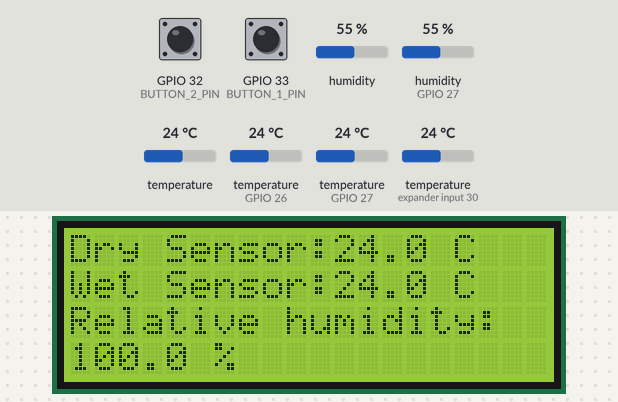
Bench run of a sketch on a simulated ESP32. Parts: 20×4 character LCD. The inputs (shaded band) are chosen by the test bench; at power-on: GPIO 32 (BUTTON_2_PIN) HIGH, temperature (sensors on GPIO 27, GPIO 26, expander input 30) 24 °C, GPIO 33 (BUTTON_1_PIN) HIGH, humidity (sensor on GPIO 27) 55 %, humidity 55 %, temperature 24 °C. WiFi joins after 1.5 s; servers stay silent unless stated; what the sketch prints to the serial monitor is not drawn.

Above: at 6.3 s.
6.4 s: GPIO 32 (BUTTON_2_PIN) pulled LOW for 3.2 s
At 9.8 s:
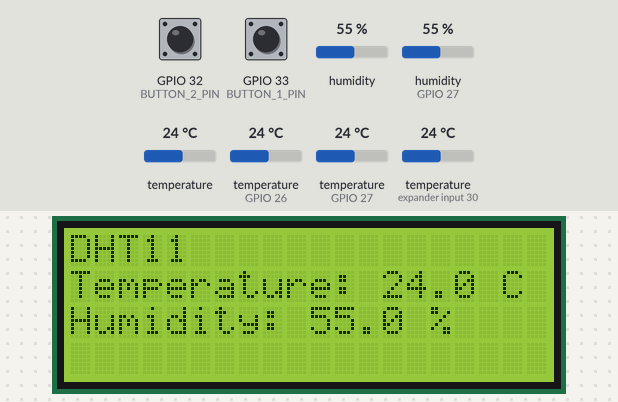
11.1 s: temperature (sensor on GPIO 27) set to 0 °C
At 12.2 s:
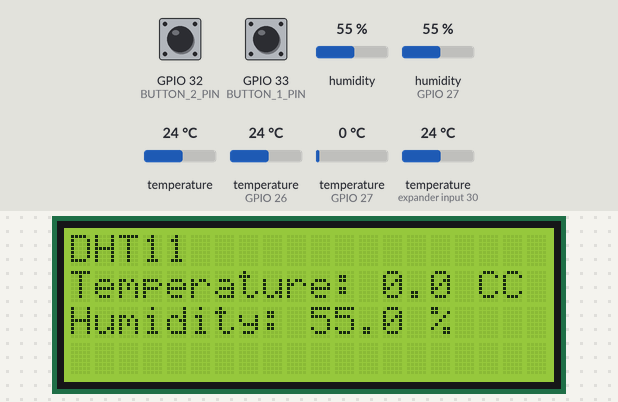
12.9 s: GPIO 33 (BUTTON_1_PIN) pulled LOW for 3.2 s
At 13.9 s:
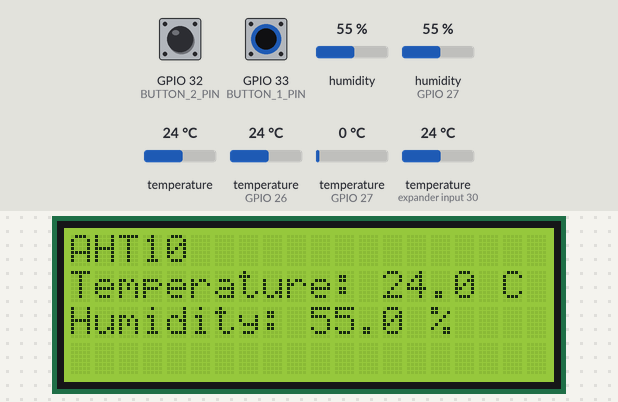
17.6 s: humidity (sensor on GPIO 27) set to 22 %
At 20.6 s:
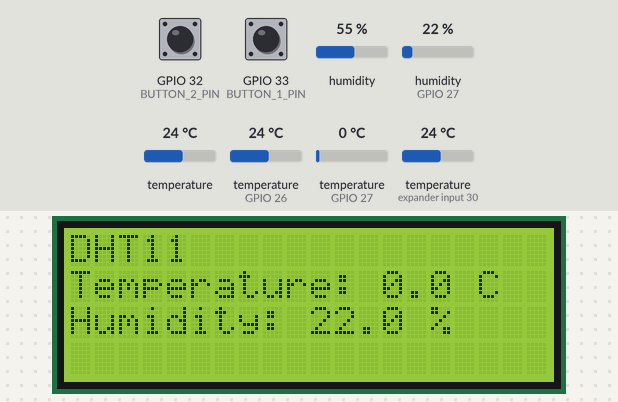
21.0 s: humidity (sensor on GPIO 27) set to 40 %
At 22.8 s:
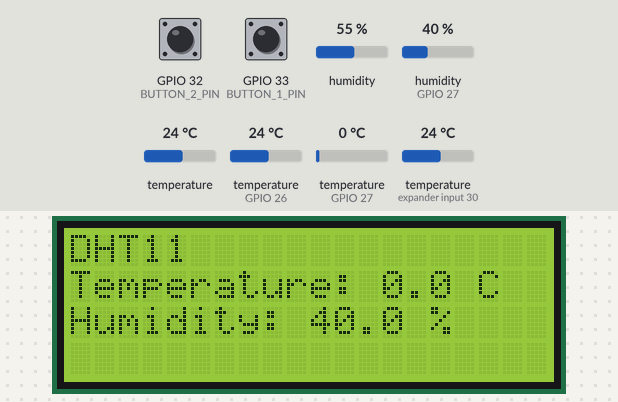
23.7 s: temperature (sensor on GPIO 27) set to 12 °C
At 26.4 s:
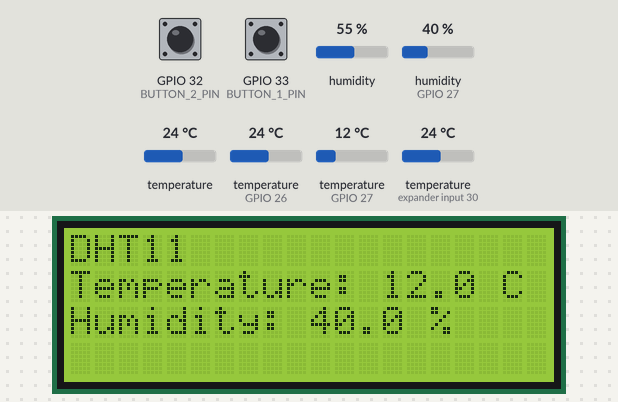
Timing chart, 0 to 27.5 s (numbered marks = the images above; inputs shaded):
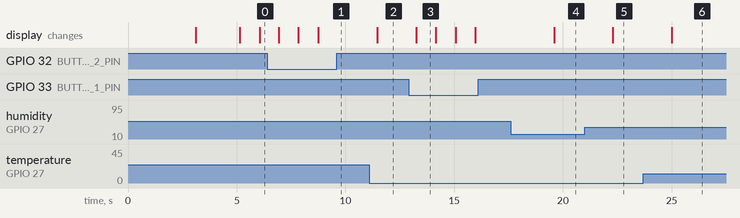

The sketch:

Esp32.ino
```cpp
/*
This code was developed as part of the "Development of a Laboratory Bench for Comparison Measurement of Relative Air Humidity" project,
which was a thesis for the University of Rousse "Angel Kanchev." The project was coded and developed by Kaloyan Dimitrov.

The objective of this project was to design and build a laboratory bench that can accurately and reliably measure relative air humidity,
and facilitate the comparison of different measurement devices and methods. The bench has practical applications in industries such as meteorology,
agriculture, and HVAC, and represents an important contribution to the field of air quality measurement.

For any questions or comments regarding the project, please refer to the thesis documentation.
*/


#include <Adafruit_Sensor.h> // Load sensor library
#include <Adafruit_AHTX0.h> // Load ATH11 library
#include <Wire.h> // Load Wire library
#include <OneWire.h> // Load One Wire library
#include <LiquidCrystal_I2C.h> // Load LCD I2C library
#include "DHT.h" // Load DHT11 library
#include <WiFi.h>// Load Wi-Fi library
#include <WebServer.h>// Load Web server library
#include <DallasTemperature.h> //Load Dallas Temperature library
#include <cmath>

// Replace with your network credentials Wifi credentials
const char* ssid = "SSID";
const char* password = "PASS";

// Define the pins for the buttons
#define BUTTON_1_PIN 33 // ESP32 pin GIOP32 connected to button 1
#define BUTTON_2_PIN 32 // ESP32 pin GIOP33 connected to button 2

#define DS18B20Pin 26 // ESP32 pin GIOP33 connected to DS18B20 sensors
OneWire DS18B20OneWire(DS18B20Pin);// Setup a oneWire instance to communicate with any OneWire device
DallasTemperature DS18ReadOut(&DS18B20OneWire);// Pass oneWire reference to DallasTemperature library

//Define sensors addresses over One Wire
DeviceAddress DrySensor1 = { 0x28, 0x90, 0xBD, 0x48, 0xF6, 0x3E, 0x3C, 0x40 };
DeviceAddress WetSensor1 = { 0x28, 0x8F, 0x76, 0x49, 0xF6, 0x37, 0x3C, 0x50 };

#define DHTPIN  27 // ESP32 pin GIOP27 connected to DHT11 sensor

#define DHTTYPE DHT11// DHT11 define type

DHT dht_sensor(DHTPIN, DHTTYPE);//Initialize DHT11

// Define the menu options
#define MENU_OPTIONS 4 //Total menu options
String menu[MENU_OPTIONS] = {"DS18B20", "DHT11","AHT10","IP"}; //Menu options array

#define AHT10_I2C_ADDR 0x38 // Define the I2C addresses of the AHT10 sensor
#define LCD_I2C_ADDR 0x27 // Define the I2C addresses of the LCD

// Set the dimensions of the LCD (20 columns and 4 rows)
#define LCD_COLS 20
#define LCD_ROWS 4

LiquidCrystal_I2C lcd(LCD_I2C_ADDR, LCD_COLS, LCD_ROWS);// Define the LCD screen

// Declare temperature variables in Celsius - DS18B20
float DrySensor = 0.0;//DrySensor1
float WetSensor = 0.0;//WetSensor1
float humidityDS18B20 = 0.0; //To Do Formula
double atmosphericPressure = 1.01e5; // in Pa
float DHTHumidity  = 0.0; // Declare humidity variable - DHT11
float DHTTemperatureC = 0.0; //  Declare temperature variables in Celsius - DHT11

float AHTTemperatureC = 0.0; // Declare humidity variable - AH10
float AHTHumidity  = 0.0; //  Declare temperature variables in Celsius - AH10
sensors_event_t humidity, temp; //  Set event for humidity and temp
Adafruit_AHTX0 aht10;// Create an instance of the AHT10 sensor

int currentOption = 0;//Declare Current menu option variable

WebServer server(80);// Create WebServer object on port 80

void setup() {

  // Initialize the Serial communication
  Serial.begin(9600);


  // Initialize the LCD screen
  lcd.init();
  lcd.backlight();

  dht_sensor.begin();// Initialize the DHT11 sensor

  Wire.begin();// Start the Wire communication

//Display prompt
  lcd.setCursor(0, 0);
  lcd.print("RELATIVE HUMIDITY");
  lcd.setCursor(0, 1);
  lcd.print("UNI RUSE");
  lcd.setCursor(0, 2);
  lcd.print("\"ANAGEL KANCHEV\"");
  delay(3000);
  lcd.clear();


 // Initialize the AHT10 sensor
  if (!aht10.begin(&Wire,AHT10_I2C_ADDR)) {
    lcd.setCursor(0, 0);
    lcd.print("Could not find");
    lcd.setCursor(0, 1);
    lcd.print("AHT10 sensor!");
    Serial.println("Could not find AHT10 sensor!");
    lcd.clear();
    //while (1);
  }
  // Set up the buttons
  pinMode(BUTTON_1_PIN, INPUT_PULLUP);
  pinMode(BUTTON_2_PIN, INPUT_PULLUP);


 // Connect to Wi-Fi
  WiFi.begin(ssid, password);
  if (WiFi.status() != WL_CONNECTED) {
    Serial.println("Connected to WiFi");
    lcd.setCursor(0, 0);
    lcd.print("Connected to ");
    lcd.print(ssid);
    delay(2000);
    lcd.clear();
  }else{
    Serial.println("Connecting to WiFi..");
    lcd.setCursor(0, 0);
    lcd.print("Connecting to WiFi..");
    delay(2000);
    lcd.clear();
  }


//Web server Initialize
  server.on("/", handle_OnConnect);
  server.onNotFound(handle_NotFound);
  server.begin();


}

unsigned long previousMillis = 0;
const long interval = 50;

void loop() {

  // Handle the input button presses
  unsigned long currentMillis = millis();
  if (currentMillis - previousMillis >= interval) {
  DS18ReadOut.requestTemperatures();
  aht10.getEvent(&humidity, &temp);
  AHTTemperatureC=temp.temperature;// read AHT10 temperature
  AHTHumidity=humidity.relative_humidity;// read ATH10 relative_humidity
  DrySensor = DS18ReadOut.getTempC(DrySensor1); // read DS18B20 Dry Sensor
  WetSensor =  DS18ReadOut.getTempC(WetSensor1); // read DS18B20 Wet Sensor
  humidityDS18B20=calculateRelativeHumidity(DrySensor, WetSensor, atmosphericPressure);
  DHTHumidity  = dht_sensor.readHumidity();// read DHT11 humidity
  DHTTemperatureC = dht_sensor.readTemperature();// read DHT11 temperature in Celsius

    previousMillis = currentMillis;
    if (digitalRead(BUTTON_1_PIN) == LOW) {
      currentOption = (currentOption + 1) % MENU_OPTIONS;
      lcd.clear();
    }

    if (digitalRead(BUTTON_2_PIN) == LOW) {
      currentOption = (currentOption - 1 + MENU_OPTIONS) % MENU_OPTIONS;
      lcd.clear();
    }
  }

  // Display the selected sensor value on the LCD screen
  if (currentOption == 0) {
    lcd.setCursor(0, 0);
    lcd.print("Dry Sensor:");
    lcd.print(DrySensor, 1);
    lcd.print(" C");

    lcd.setCursor(0, 1);
    lcd.print("Wet Sensor:");
    lcd.print(WetSensor, 1);
    lcd.print(" C");

    lcd.setCursor(0, 2);
    lcd.print("Relative humidity:");
    lcd.setCursor(0, 3);
    lcd.print(humidityDS18B20, 1);
    lcd.print(" %");
  }
  else if (currentOption == 1) {
    lcd.setCursor(0, 0);
    lcd.print(menu[currentOption]);

    lcd.setCursor(0, 1);
    lcd.print("Temperature: ");
    lcd.print(DHTTemperatureC, 1);
    lcd.print(" C");

    lcd.setCursor(0, 2);
    lcd.print("Humidity: ");
    lcd.print(DHTHumidity, 1);
    lcd.print(" %");
  }
  else if (currentOption == 2) {
    lcd.setCursor(0, 0);
    lcd.print(menu[currentOption]);

    lcd.setCursor(0, 1);
    lcd.print("Temperature: ");
    lcd.print(AHTTemperatureC, 1);
    lcd.print(" C");

    lcd.setCursor(0, 2);
    lcd.print("Humidity: ");
    lcd.print(AHTHumidity, 1);
    lcd.print(" %");
  }
  else if (currentOption == 3) {
    lcd.setCursor(0, 0);
    lcd.print(menu[currentOption]);
    lcd.setCursor(0, 1);
    lcd.print(WiFi.localIP());
  }

  server.handleClient();
}

// Handle Http 200 request
void handle_OnConnect() {
  server.send(200, "text/html", SendHTML(DHTTemperatureC,DHTHumidity,DrySensor,WetSensor,humidityDS18B20,AHTTemperatureC,AHTHumidity));
}
// Handle Http 404 request
void handle_NotFound(){
  server.send(404, "text/plain", "Not found");
}
// HTML Payload
String SendHTML(float DHTTemperatureCStat,float DHTHumidityStat,float DrySensorStat,float WetSensorStat,float humidityDS18B20Stat,float AHTTemperatureC,float AHTHumidity){
  String ptr = "<!DOCTYPE html> <html>\n";
  ptr +="<head><meta charset=utf-8 name=\"viewport\" content=\"width=device-width, initial-scale=1.0, user-scalable=no\">\n";
  ptr +="<title>ESP32 Weather Report</title>\n";
  ptr +="<style>html { font-family: Helvetica; display: inline-block; margin: 0px auto; text-align: center;}\n";
  ptr +="body{margin-top: 50px;} h1 {color: #444444;margin: 50px auto 30px;}\n";
  ptr +="p {font-size: 24px;color: #444444;margin-bottom: 10px;}\n";
  ptr +="</style>\n";
  ptr +="</head>\n";
  ptr +="<body>\n";
  ptr +="<div style=\"display:flex;flex-wrap:wrap;justify-content: space-evenly;align-items: center;border-bottem:2px solid black\"  id=\"logos<\">\n";
    ptr +="<div style=\"\">\n";
    ptr +="<img src=\"https://www.uni-ruse.bg/_layouts/15/images/UniRuse/ru-default-logo.png\" alt=\"Uni-Ruse-logo\" height=\"150px\" width=\"150px\">";
    ptr +="<h1>Русенски университет \"Ангел Кънчев\"</h1>";
    ptr +="</div>";
    ptr +="<div style=\"\">\n";
    ptr +="<img src=\"https://www.uni-ruse.bg/Faculties/FEEA/PublishingImages/logo_EEA_BG.jpg\" alt=\"Uni-Ruse-logo\" height=\"150px\" width=\"150px\">";
    ptr +="<h1>Факултет Електротехника, електроника и автоматика</h1>";
    ptr +="</div>";
  ptr +="</div>";
  ptr +="<div style=\"display:flex;flex-wrap:wrap;justify-content: space-evenly;\"  id=\"sensors<\">\n";
  ptr +="<div id=\"lm35<\">\n";
  ptr +="<h1>DS18B20: Dry Sensor</h1>\n";
  ptr +="<p>Temperature: ";
  ptr +=(float)DrySensorStat;
  ptr +=" C</p>";
  ptr +="<h1>DS18B20: Wet Sensor</h1>\n";
  ptr +="<p>Temperature: ";
  ptr +=(float)WetSensorStat;
  ptr +=" C</p>";
  ptr +="<h1>DS18B20: Relative humidity</h1>\n";
  ptr +="<p>Humidity: ";
  ptr +=(float)humidityDS18B20Stat;
  ptr +=" %</p>";
  ptr +="</div>\n";
  ptr +="<div id=\"dht11\">\n";
  ptr +="<h1>DHT 11</h1>\n";
  ptr +="<p>Temperature: ";
  ptr +=(float)DHTTemperatureCStat;
  ptr +=" C</p>";
  ptr +="<p>Humidity: ";
  ptr +=(float)DHTHumidityStat;
  ptr +=" %</p>";
  ptr +="</div>\n";
  ptr +="<div id=\"aht10\">\n";
  ptr +="<h1>AHT 10</h1>\n";
  ptr +="<p>Temperature: ";
  ptr +=(float)AHTTemperatureC;
  ptr +=" C</p>";
  ptr +="<p>Humidity: ";
  ptr +=(float)AHTHumidity;
  ptr +=" %</p>";
  ptr +="</div>\n";
  ptr +="</div>\n";
  ptr +="</body>\n";
  ptr +="</html>\n";
  ptr +="<script>setInterval(function() {location.reload();}, 2000);</script>";
  return ptr;
}
double calculateRelativeHumidity(double DrySensor, double WetSensor, double atmosphericPressure) {
    float Pm= 479+pow(11.52+1.62*WetSensor,2);
    float Ps= 479+pow(11.52+1.62*DrySensor,2);
    float A=60e-5;
    double relativeHumidity=((Pm-atmosphericPressure*A*(DrySensor-WetSensor))/Ps)*100;
    return relativeHumidity;
}
```

Measured:
- after the input at 6.4 s, the display: first changes after 0.54 s (image 1 shows a later state)
- after the input at 11.1 s, the display: changes after 0.37 s (image 2)
- after the input at 12.9 s, the display: changes after 0.36 s (image 3)
- after the input at 17.6 s, the display: changes after 2.0 s (image 4)
- after the input at 21.0 s, the display: changes after 1.3 s (image 5)
- after the input at 23.7 s, the display: changes after 1.3 s (image 6)
- what the display in image 3 shows lasts 0.9 s, from 13.3 s to 14.2 s
